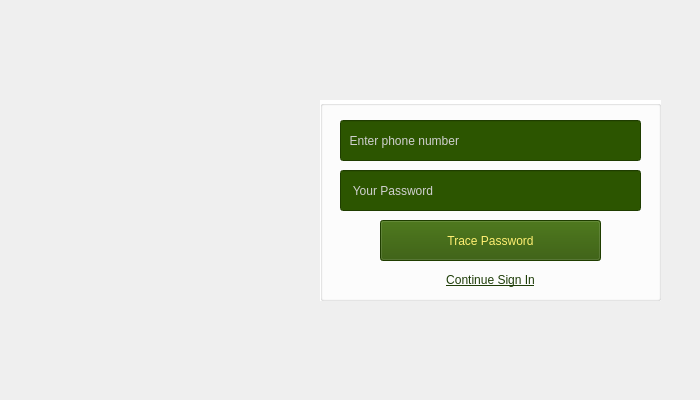
<?xml version="1.0" encoding="UTF-8"?>
<ui version="4.0">
 <class>MainWindow</class>
 <widget class="QMainWindow" name="MainWindow">
  <property name="geometry">
   <rect>
    <x>0</x>
    <y>0</y>
    <width>700</width>
    <height>400</height>
   </rect>
  </property>
  <property name="minimumSize">
   <size>
    <width>700</width>
    <height>400</height>
   </size>
  </property>
  <property name="maximumSize">
   <size>
    <width>700</width>
    <height>400</height>
   </size>
  </property>
  <property name="windowTitle">
   <string>MainWindow</string>
  </property>
  <widget class="QWidget" name="centralwidget">
   <widget class="QLabel" name="label">
    <property name="geometry">
     <rect>
      <x>0</x>
      <y>0</y>
      <width>701</width>
      <height>401</height>
     </rect>
    </property>
    <property name="text">
     <string/>
    </property>
    <property name="pixmap">
     <pixmap>../image/Forget_Password.png</pixmap>
    </property>
    <property name="scaledContents">
     <bool>true</bool>
    </property>
   </widget>
   <widget class="QGroupBox" name="groupBox">
    <property name="geometry">
     <rect>
      <x>320</x>
      <y>100</y>
      <width>341</width>
      <height>201</height>
     </rect>
    </property>
    <property name="styleSheet">
     <string notr="true">background-color: rgb(255, 255, 255);</string>
    </property>
    <property name="title">
     <string/>
    </property>
    <widget class="QLineEdit" name="lineEditPhone">
     <property name="geometry">
      <rect>
       <x>20</x>
       <y>20</y>
       <width>301</width>
       <height>41</height>
      </rect>
     </property>
     <property name="styleSheet">
      <string notr="true">background-color: rgb(44, 85, 0);
font: 75 14pt &quot;MS Shell Dlg 2&quot;;
color: rgb(208, 208, 208);
</string>
     </property>
     <property name="text">
      <string>  Enter phone number</string>
     </property>
    </widget>
    <widget class="QLineEdit" name="lineEditTracedPassword">
     <property name="geometry">
      <rect>
       <x>20</x>
       <y>70</y>
       <width>301</width>
       <height>41</height>
      </rect>
     </property>
     <property name="styleSheet">
      <string notr="true">background-color: rgb(44, 85, 0);
font: 75 14pt &quot;MS Shell Dlg 2&quot;;
color: rgb(208, 208, 208);
</string>
     </property>
     <property name="text">
      <string>   Your Password</string>
     </property>
    </widget>
    <widget class="QPushButton" name="pushButtonTracePassword">
     <property name="geometry">
      <rect>
       <x>60</x>
       <y>120</y>
       <width>221</width>
       <height>41</height>
      </rect>
     </property>
     <property name="styleSheet">
      <string notr="true">background-color: rgb(44, 85, 0);
font: 81 20pt &quot;Rockwell Extra Bold&quot;;
color: rgb(255, 239, 114);</string>
     </property>
     <property name="text">
      <string>Trace Password</string>
     </property>
    </widget>
    <widget class="QPushButton" name="pushButtonContinueSignIn">
     <property name="geometry">
      <rect>
       <x>110</x>
       <y>170</y>
       <width>121</width>
       <height>20</height>
      </rect>
     </property>
     <property name="cursor">
      <cursorShape>PointingHandCursor</cursorShape>
     </property>
     <property name="styleSheet">
      <string notr="true">
QPushButton {
    background-color: transparent;
    border: none;                
    color: #1e3d08;                
    text-decoration: underline;   
}
QPushButton:hover {
    color: red;                
}</string>
     </property>
     <property name="text">
      <string>Continue Sign In</string>
     </property>
    </widget>
   </widget>
  </widget>
 </widget>
 <resources/>
 <connections/>
</ui>
